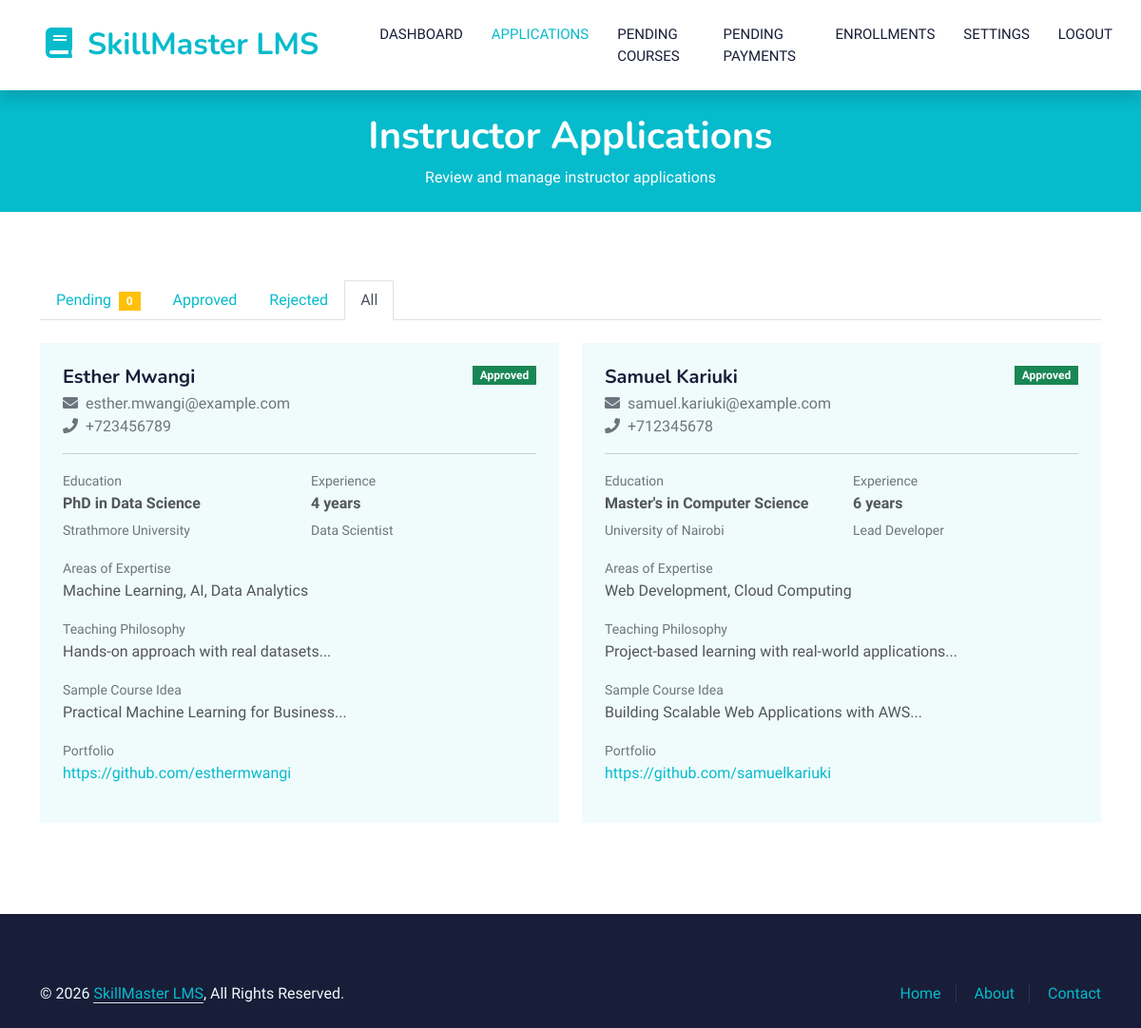
Screenshot of /admin/instructors/applications.php?status=all (signed in) with the database file from the repository.
### tables this page shows
CREATE TABLE `instructor_applications` (
  `id` bigint(20) NOT NULL,
  `email` varchar(100) NOT NULL,
  `first_name` varchar(50) NOT NULL,
  `last_name` varchar(50) NOT NULL,
  `phone` varchar(20) DEFAULT NULL,
  `highest_qualification` varchar(100) DEFAULT NULL,
  `institution` varchar(200) DEFAULT NULL,
  `graduation_year` int(4) DEFAULT NULL,
  `years_experience` int(2) DEFAULT NULL,
  `current_role` varchar(100) DEFAULT NULL,
  `organization` varchar(200) DEFAULT NULL,
  `expertise_areas` text DEFAULT NULL,
  `teaching_philosophy` text DEFAULT NULL,
  `sample_course_idea` text DEFAULT NULL,
  `portfolio_link` varchar(500) DEFAULT NULL,
  `why_teach` text DEFAULT NULL,
  `status` enum('pending','approved','rejected') NOT NULL DEFAULT 'pending',
  `reviewed_by` bigint(20) DEFAULT NULL,
  `review_notes` text DEFAULT NULL,
  `reviewed_at` timestamp NULL DEFAULT NULL,
  `created_at` timestamp NOT NULL DEFAULT current_timestamp()
);

### src/Database/Connection.php (called while the page is built, shortened)
<?php
class Connection
{
    private static $instance = null;
    private $connection;
    private function __construct()
    {
        try {
            $dsn = sprintf(
                'mysql:host=%s;dbname=%s;charset=%s',
                DB_HOST,
                DB_NAME,
                DB_CHARSET
            );
            $options = [
                PDO::ATTR_ERRMODE => PDO::ERRMODE_EXCEPTION,
                PDO::ATTR_DEFAULT_FETCH_MODE => PDO::FETCH_ASSOC,
                PDO::ATTR_EMULATE_PREPARES => false,
                PDO::MYSQL_ATTR_INIT_COMMAND => "SET NAMES " . DB_CHARSET
            ];
            $this->connection = new PDO($dsn, DB_USER, DB_PASS, $options);
        } catch (PDOException $e) {
            if (DEBUG_MODE) {
                die("Database connection failed: " . $e->getMessage());
            } else {
                error_log("Database connection failed: " . $e->getMessage());
                die("A database error occurred. Please try again later.");
            }
        }
    }
    public static function getInstance()
    {
        if (self::$instance === null) {
            self::$instance = new self();
        }
        return self::$instance;
    }
    public function getConnection()
    {
        return $this->connection;
    }
}

### src/Services/EmailService.php (called while the page is built, shortened)
<?php
class EmailService
{
    public function __construct()
    {
        $this->mail = new PHPMailer(true);
        $this->isConfigured = $this->checkConfiguration();
    }
    private function checkConfiguration()
    {
        return !empty(SMTP_USERNAME) && !empty(SMTP_PASSWORD);
    }
}

### src/Models/InstructorApplication.php (called while the page is built, shortened)
<?php
class InstructorApplication
{
    private $db;
    private $table = 'instructor_applications';
    public function __construct()
    {
        $this->db = Connection::getInstance()->getConnection();
    }
    public function getAll($status = null, $page = 1, $perPage = 20)
    {
        $offset = ($page - 1) * $perPage;
        $params = [];
        $sql = "SELECT * FROM {$this->table}";
        $sql .= " ORDER BY created_at DESC LIMIT ? OFFSET ?";
        $params[] = $perPage;
        $params[] = $offset;
        $stmt = $this->db->prepare($sql);
        $stmt->execute($params);
        $applications = $stmt->fetchAll();
        $countSql = "SELECT COUNT(*) as total FROM {$this->table}";
        if ($status && $status !== 'all') {
            $countSql .= " WHERE status = ?";
            $stmt = $this->db->prepare($countSql);
            $stmt->execute([$status]);
        } else {
            $stmt = $this->db->query($countSql);
        }
        $total = $stmt->fetch()['total'];
        return [
            'applications' => $applications,
            'total' => $total,
            'current_page' => $page,
            'per_page' => $perPage,
            'total_pages' => ceil($total / $perPage)
        ];
    }
    public function getPendingCount()
    {
        $stmt = $this->db->query("SELECT COUNT(*) as count FROM {$this->table} WHERE status = 'pending'");
        $result = $stmt->fetch();
        return $result['count'];
    }
}

### public/admin/instructors/applications.php (the view, shortened to what this page needs)
<?php
$applicationModel = new InstructorApplication();
$page = isset($_GET['page']) ? (int)$_GET['page'] : 1;
$status = isset($_GET['status']) ? $_GET['status'] : 'pending';
$applicationsData = $applicationModel->getAll($status, $page, 20);
$pendingCount = $applicationModel->getPendingCount();
?>
<!DOCTYPE html>
<html lang="en">
<head>
    <link href="https://cdnjs.cloudflare.com/ajax/libs/font-awesome/5.10.0/css/all.min.css" rel="stylesheet">
    <link href="https://cdn.jsdelivr.net/npm/bootstrap-icons@1.4.1/font/bootstrap-icons.css" rel="stylesheet">
    <link href="../../assets/css/bootstrap.min.css" rel="stylesheet">
    <link href="../../assets/css/style.css" rel="stylesheet">
</head>
<body>
    <nav class="navbar navbar-expand-lg bg-white navbar-light shadow sticky-top p-0">
        <a href="../index.php" class="navbar-brand d-flex align-items-center px-4 px-lg-5">
            <h2 class="m-0 text-primary"><i class="fa fa-book me-3"></i><?php echo APP_NAME; ?></h2>
        </a>
        <div class="collapse navbar-collapse" id="navbarCollapse">
            <div class="navbar-nav ms-auto p-4 p-lg-0">
                <a href="../index.php" class="nav-item nav-link">Dashboard</a>
                <a href="applications.php" class="nav-item nav-link active">Applications</a>
                <a href="../courses/pending.php" class="nav-item nav-link">Pending Courses</a>
                <a href="../payments/pending.php" class="nav-item nav-link">Pending Payments</a>
                <a href="../enrollments/pending.php" class="nav-item nav-link">Enrollments</a>
                <a href="../settings/index.php" class="nav-item nav-link">Settings</a>
                <a href="../../logout.php" class="nav-item nav-link">Logout</a>
            </div>
        </div>
    </nav>
    <div class="container-fluid bg-primary py-4 mb-5">
        <div class="container">
            <div class="row">
                <div class="col-12 text-center">
                    <h1 class="text-white">Instructor Applications</h1>
                    <p class="text-white mb-0">Review and manage instructor applications</p>
                </div>
            </div>
        </div>
    </div>
    <div class="container-xxl py-4">
        <div class="container">
            <ul class="nav nav-tabs mb-4">
                <li class="nav-item">
                    <a class="nav-link <?php echo $status === 'pending' ? 'active' : ''; ?>" href="?status=pending">
                        Pending <span class="badge bg-warning ms-1"><?php echo $pendingCount; ?></span>
                    </a>
                </li>
                <li class="nav-item">
                    <a class="nav-link <?php echo $status === 'approved' ? 'active' : ''; ?>" href="?status=approved">Approved</a>
                </li>
                <li class="nav-item">
                    <a class="nav-link <?php echo $status === 'rejected' ? 'active' : ''; ?>" href="?status=rejected">Rejected</a>
                </li>
                <li class="nav-item">
                    <a class="nav-link <?php echo $status === 'all' ? 'active' : ''; ?>" href="?status=all">All</a>
                </li>
            </ul>
            <?php if (empty($applicationsData['applications'])): ?>
                <div class="text-center py-5">
                    <i class="fa fa-inbox fa-4x text-muted mb-3"></i>
                    <h4>No applications found</h4>
                    <p class="text-muted">There are no instructor applications to review at this time.</p>
                </div>
            <?php else: ?>
                <div class="row">
                    <?php foreach ($applicationsData['applications'] as $app): ?>
                        <div class="col-lg-6 mb-4">
                            <div class="bg-light rounded p-4 h-100">
                                <div class="d-flex justify-content-between align-items-start mb-3">
                                    <div>
                                        <h5 class="mb-1"><?php echo htmlspecialchars($app['first_name'] . ' ' . $app['last_name']); ?></h5>
                                        <p class="text-muted mb-0"><i class="fa fa-envelope me-2"></i><?php echo htmlspecialchars($app['email']); ?></p>
                                        <?php if ($app['phone']): ?>
                                            <p class="text-muted mb-0"><i class="fa fa-phone me-2"></i><?php echo htmlspecialchars($app['phone']); ?></p>
                                        <?php endif; ?>
                                    </div>
                                    <span class="badge bg-<?php echo $app['status'] === 'pending' ? 'warning' : ($app['status'] === 'approved' ? 'success' : 'danger'); ?>">
                                        <?php echo ucfirst($app['status']); ?>
                                    </span>
                                </div>
                                <hr>
                                <div class="row mb-3">
                                    <div class="col-md-6">
                                        <small class="text-muted">Education</small>
                                        <p class="mb-1"><strong><?php echo htmlspecialchars($app['highest_qualification'] ?? 'N/A'); ?></strong></p>
                                        <small class="text-muted"><?php echo htmlspecialchars($app['institution'] ?? ''); ?></small>
                                    </div>
                                    <div class="col-md-6">
                                        <small class="text-muted">Experience</small>
                                        <p class="mb-1"><strong><?php echo $app['years_experience'] ?? '0'; ?> years</strong></p>
                                        <small class="text-muted"><?php echo htmlspecialchars($app['current_role'] ?? ''); ?></small>
                                    </div>
                                </div>
                                <div class="mb-3">
                                    <small class="text-muted">Areas of Expertise</small>
                                    <p class="mb-0"><?php echo nl2br(htmlspecialchars($app['expertise_areas'])); ?></p>
                                </div>
                                <div class="mb-3">
                                    <small class="text-muted">Teaching Philosophy</small>
                                    <p class="mb-0"><?php echo nl2br(htmlspecialchars(substr($app['teaching_philosophy'], 0, 150))); ?>...</p>
                                </div>
                                <div class="mb-3">
                                    <small class="text-muted">Sample Course Idea</small>
                                    <p class="mb-0"><?php echo nl2br(htmlspecialchars(substr($app['sample_course_idea'], 0, 100))); ?>...</p>
                                </div>
                                <?php if ($app['portfolio_link']): ?>
                                    <div class="mb-3">
                                        <small class="text-muted">Portfolio</small>
                                        <p><a href="<?php echo htmlspecialchars($app['portfolio_link']); ?>" target="_blank"><?php echo htmlspecialchars($app['portfolio_link']); ?></a></p>
                                    </div>
                                <?php endif; ?>
                            </div>
                        </div>
                    <?php endforeach; ?>
                </div>
            <?php endif; ?>
        </div>
    </div>
    <div class="container-fluid bg-dark text-light footer pt-5 mt-5">
        <div class="container py-4">
            <div class="row">
                <div class="col-md-6 text-center text-md-start mb-3 mb-md-0">
                    &copy; <?php echo date('Y'); ?> <a class="border-bottom text-primary" href="#"><?php echo APP_NAME; ?></a>, All Rights Reserved.
                </div>
                <div class="col-md-6 text-center text-md-end">
                    <div class="footer-menu">
                        <a href="../../index.php">Home</a>
                        <a href="../../about.php">About</a>
                        <a href="../../contact.php">Contact</a>
                    </div>
                </div>
            </div>
        </div>
    </div>
</body>
</html>

### public/assets/css/style.css (style rules this page uses)
:root { --primary: #06BBCC; --light: #F0FBFC; --dark: #181d38; }
.navbar-light .navbar-nav .nav-link { margin-right: 30px; padding: 25px 0; color: #FFFFFF; font-size: 15px; text-transform: uppercase; outline: none; }
.navbar-light .navbar-nav .nav-link:hover, .navbar-light .navbar-nav .nav-link.active { color: var(--primary); }
.navbar-light .navbar-brand, .navbar-light a.btn { height: 75px; }
.navbar-light .navbar-nav .nav-link { color: var(--dark); font-weight: 500; }
.navbar-light.sticky-top { top: -100px; transition: .5s; }
.footer .footer-menu a { margin-right: 15px; padding-right: 15px; border-right: 1px solid rgba(255, 255, 255, .1); }
.footer .footer-menu a:last-child { margin-right: 0; padding-right: 0; border-right: none; }

### rows the page displays
instructor_applications: first_name+last_name "Esther Mwangi", email "esther.mwangi@example.com", phone "+723456789", status "Approved", highest_qualification "PhD in Data Science", institution "Strathmore University", years_experience "4", current_role "Data Scientist", expertise_areas "Machine Learning, AI, Data Analytics", teaching_philosophy "Hands-on approach with real datasets", sample_course_idea "Practical Machine Learning for Business", portfolio_link "https://github.com/esthermwangi"
instructor_applications: first_name+last_name "Samuel Kariuki", email "samuel.kariuki@example.com", phone "+712345678", status "Approved", highest_qualification "Master's in Computer Science", institution "University of Nairobi", years_experience "6", current_role "Lead Developer", expertise_areas "Web Development, Cloud Computing", teaching_philosophy "Project-based learning with real-world applications", sample_course_idea "Building Scalable Web Applications with AWS", portfolio_link "https://github.com/samuelkariuki"

### other values shown
APP_NAME "SkillMaster LMS"
$pendingCount "0"
